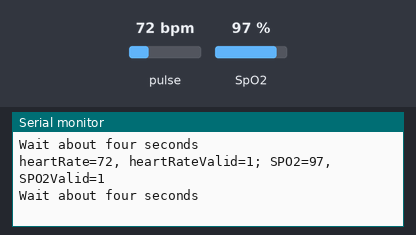
This sketch was run on a simulated ESP32. Parts: the last lines printed to the serial monitor. Inputs (shaded band) come from the test bench; at power-on: pulse 72 bpm, SpO2 97 %.

Above: at 8.8 s.
8.9 s: pulse set to 42 bpm
At 12.7 s:
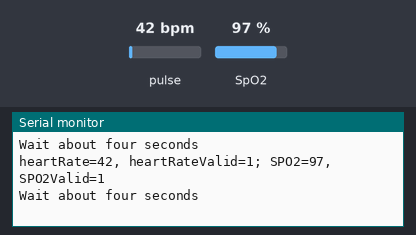
14.9 s: SpO2 set to 80 %
At 17.0 s:
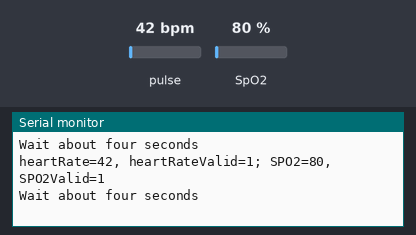
20.9 s: pulse set to 70 bpm
At 24.4 s:
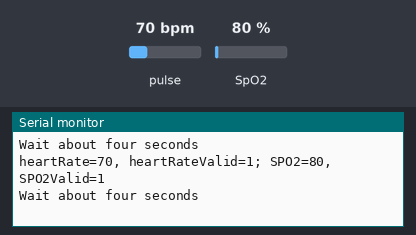
Timing chart, 0 to 25.9 s (numbered marks = the images above; inputs shaded):
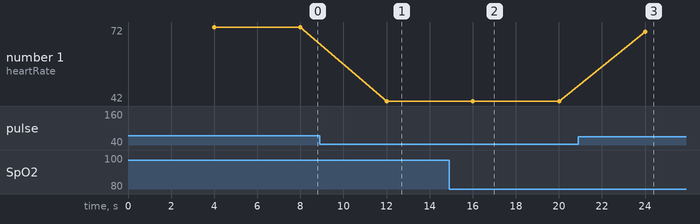

The sketch:

max30102.ino
```cpp
#include <DFRobot_MAX30102.h>

DFRobot_MAX30102 particleSensor;

void setup()
{
  //Init serial
  Serial.begin(115200);
  Wire.begin(21, 22);
  while (!particleSensor.begin()) {
    Serial.println("MAX30102 was not found");
    delay(1000);
  }


  particleSensor.sensorConfiguration(/*ledBrightness=*/50, /*sampleAverage=*/SAMPLEAVG_4, \
                        /*ledMode=*/MODE_MULTILED, /*sampleRate=*/SAMPLERATE_100, \
                        /*pulseWidth=*/PULSEWIDTH_411, /*adcRange=*/ADCRANGE_16384);
}

int32_t SPO2; //SPO2
int8_t SPO2Valid; //Flag to display if SPO2 calculation is valid
int32_t heartRate; //Heart-rate
int8_t heartRateValid; //Flag to display if heart-rate calculation is valid

void loop()
{
  Serial.println(F("Wait about four seconds"));
  particleSensor.heartrateAndOxygenSaturation(/**SPO2=*/&SPO2, /**SPO2Valid=*/&SPO2Valid, /**heartRate=*/&heartRate, /**heartRateValid=*/&heartRateValid);
  //Print result
  Serial.print(F("heartRate="));
  Serial.print(heartRate, DEC);
  Serial.print(F(", heartRateValid="));
  Serial.print(heartRateValid, DEC);
  Serial.print(F("; SPO2="));
  Serial.print(SPO2, DEC);
  Serial.print(F(", SPO2Valid="));
  Serial.println(SPO2Valid, DEC);
}

/*
#include <Wire.h>

void setup() {
  Serial.begin(115200);
  while (!Serial);

  Serial.println("\nI2C Scanner");
}

void loop() {
  Wire.begin(21, 22);  // Replace SDA_PIN and SCL_PIN with your actual pin numbers

  byte error, address;
  int nDevices;

  Serial.println("Scanning...");

  nDevices = 0;
  for (address = 1; address < 127; address++) {
    Wire.beginTransmission(address);
    error = Wire.endTransmission();

    if (error == 0) {
      Serial.print("I2C device found at address 0x");
      if (address < 16) {
        Serial.print("0");
      }
      Serial.println(address, HEX);

      nDevices++;
    } else if (error == 4) {
      Serial.print("Unknown error at address 0x");
      if (address < 16) {
        Serial.print("0");
      }
      Serial.println(address, HEX);
    }
  }

  if (nDevices == 0) {
    Serial.println("No I2C devices found\n");
  } else {
    Serial.println("done\n");
  }

  delay(5000);  // Wait 5 seconds for the next scan
}
*/
```

Measured:
- after the input at 8.9 s, the serial monitor: prints a new line after 3.1 s (image 1)
- after the input at 14.9 s, the serial monitor: prints a new line after 1.1 s (image 2)
- after the input at 20.9 s, the serial monitor: prints a new line after 3.1 s (image 3)
- plotted number 1: 72 → 42 after the input at 8.9 s, 42 → 70 after the input at 20.9 s
